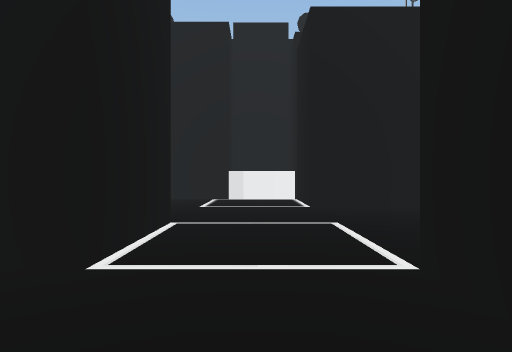
[1] (above)

16 first-person views from a walk through a Unity game level. The camera is 1.3 m above the floor, looks level and sees 75° across. The floor is counted in squares, 2 m on a side. Each view is taken from the middle of a square. On the plan, view 1 faces up. The plan holds only what a view shows up to about 10 squares ahead; the rest is blank. The place goes on beyond the plan. The player character is not drawn. Some surface patterns are stand-ins.

[2]
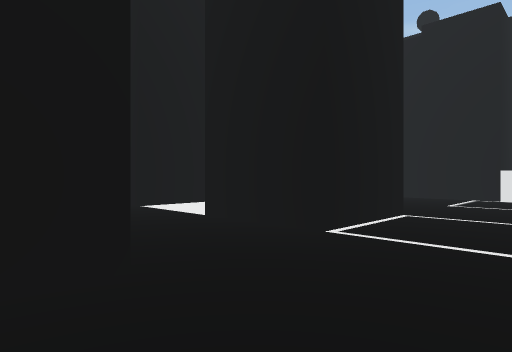

[3]
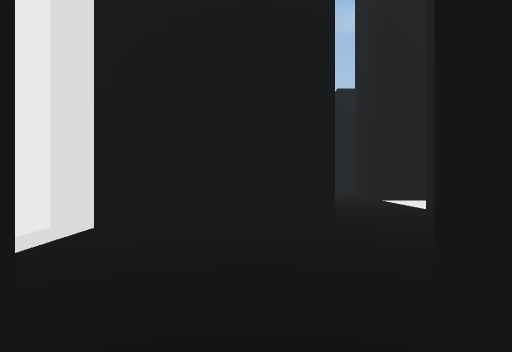

[4]
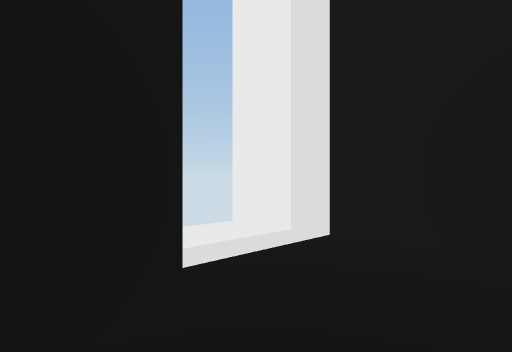

[5]
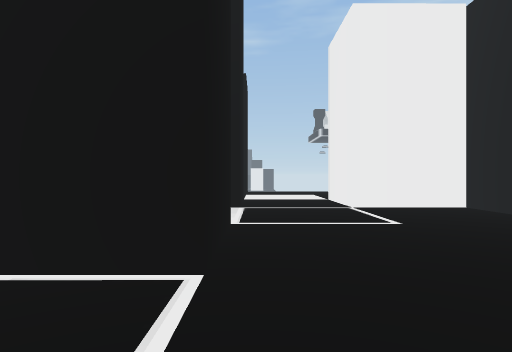

[6]
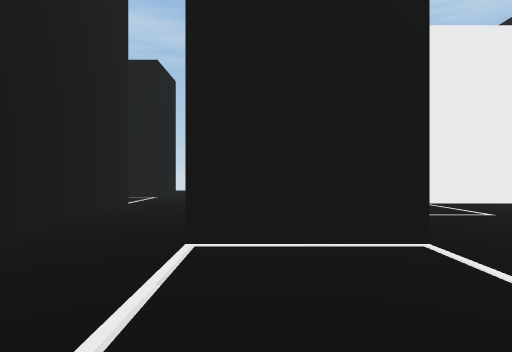

[7]
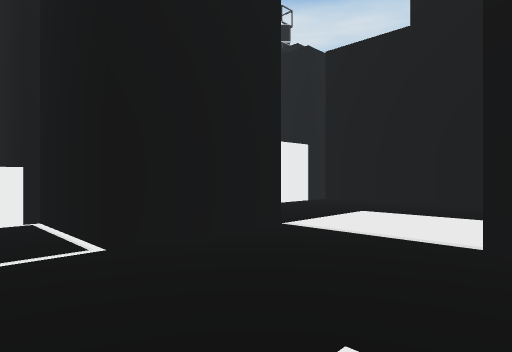

[8]
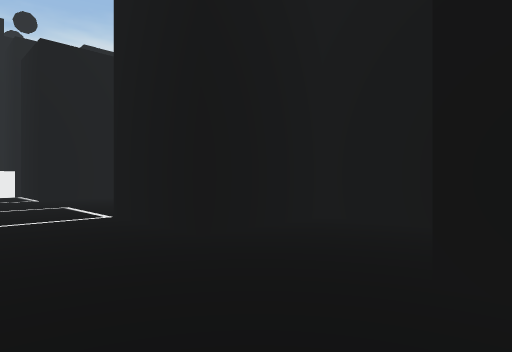

[9]
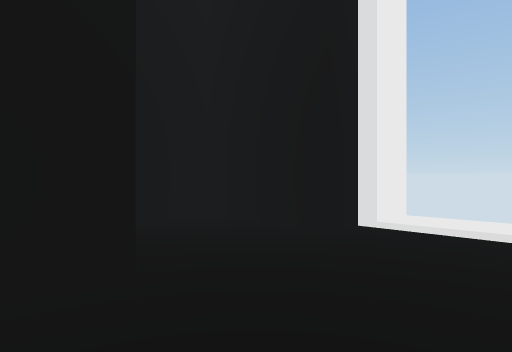

[10]
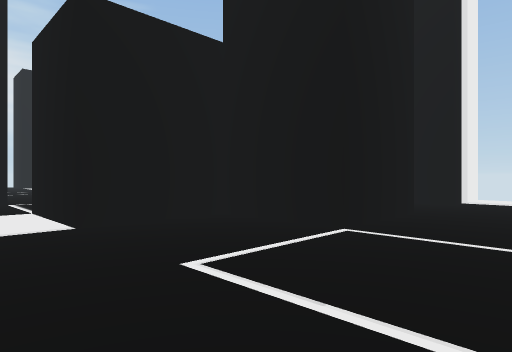

[11]
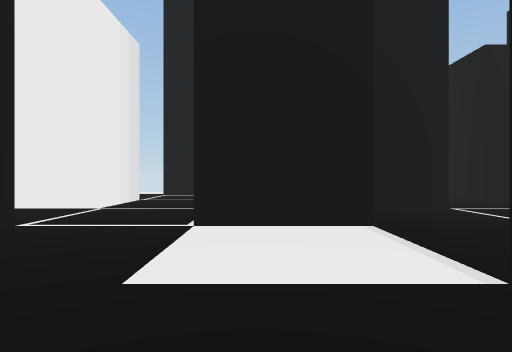

[12]
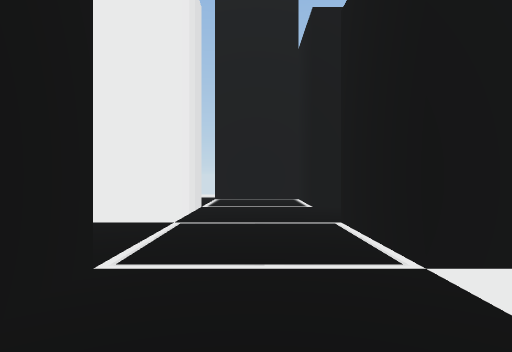

[13]
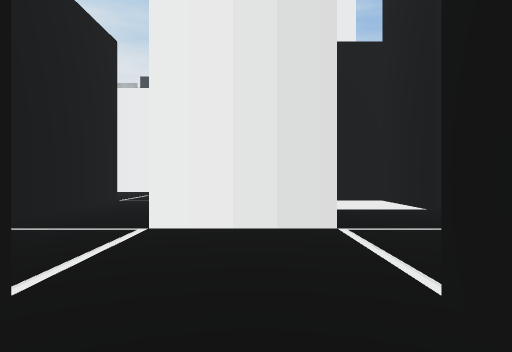

[14]
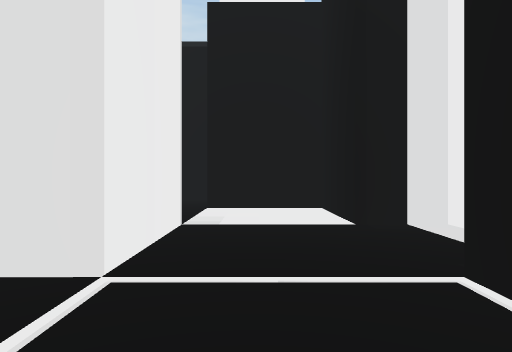

[15]
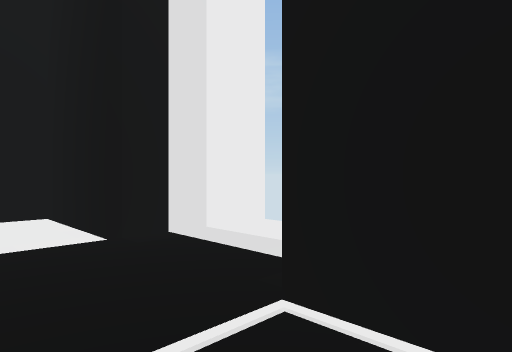

[16]
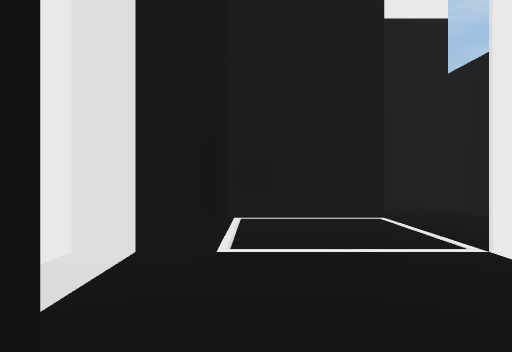

### Floor plan
Points are (right, up) in squares from view 1. A wall is a line through its corners. A room is listed if a view was taken in it or the views show most of it. See-through windows are left out.
Room 1 (views 1, 5, 6, 7, 9, 10)
walls: (-3.5, 4.7) (-1.2, 4.7) (-1.2, 2.3) (-3.6, 2.3); (-5.9, 4.8) (-5.9, 2.3); (3.5, 7) (1.1, 7) (1.1, 9.4); (1.1, 0) (1.1, 2.3) (3.5, 2.3) (3.5, 4.7); (-3.4, 0) (-1.2, 0); (-5.9, 9.4) (-5.9, 7)
ways out: opening at (-0.5, 0) to room 2; opening at (4, 5.5) to room 3; opening at (-4.5, 3.5) to room 6; opening at (-2.5, 1.5) to room 6; opening at (-6, 5.5)
Room 2 (views 2, 3, 4, 8)
walls: (1.1, -4.7) (1.1, -2.3) (3.5, -2.3) (3.5, 0) (1.1, 0); (-1.2, 0) (-1.2, -4.7)
ways out: opening at (-0.5, 0) to room 1; gap at (-1, -5)
Room 3 (views 11, 12, 13)
walls: (8.1, 4.6) (8.1, 9.4); (3.5, 4.7) (5.8, 4.7) (5.8, 2.3) (3.5, 2.3) (3.5, 0.9); (5.1, 0) (5.8, 0); (11.4, 4.7) (9, 4.7); (8.1, 0) (8.1, 2.3) (9.9, 2.3)
ways out: opening at (4, 5.5) to room 1; opening at (6.5, 0) to room 4; opening at (10.5, 3.5)
Room 4 (views 14, 15)
walls: (5.8, 0) (5.8, -2.3) (8.1, -2.3)
ways out: opening at (6.5, 0) to room 3; opening at (8, -1.5) to room 5
Room 5 (view 16)
walls: (8.1, -2.3) (8.1, -3.9); (10.5, 0) (8.1, 0); (10.5, -4.7) (10.5, -2.3) (12.8, -2.3) (12.8, 0)
ways out: opening at (8, -1.5) to room 4; opening at (11.5, 0)
Room 6 (no view inside)
walls: (-5.9, 2.3) (-7, 2.3); (-5.9, 0) (-3.4, 0)
ways out: opening at (-4.5, 3.5) to room 1; opening at (-2.5, 1.5) to room 1; opening at (-6, 1.5)

Positions as (right, up) in squares from view 1, and headings:
1: (0, 0), facing up
2: (1, -1), facing up-left
3: (3, -1), facing left
4: (2, -1), facing down-left
5: (1, 5), facing left
6: (2, 3), facing left
7: (0, 4), facing up-right
8: (-1, -3), facing up-right
9: (-1, 1), facing down-right
10: (-1, 6), facing down-right
11: (5, 9), facing down
12: (7, 7), facing down
13: (4, 1), facing right
14: (6, -1), facing right
15: (7, -1), facing down-right
16: (11, -2), facing left
